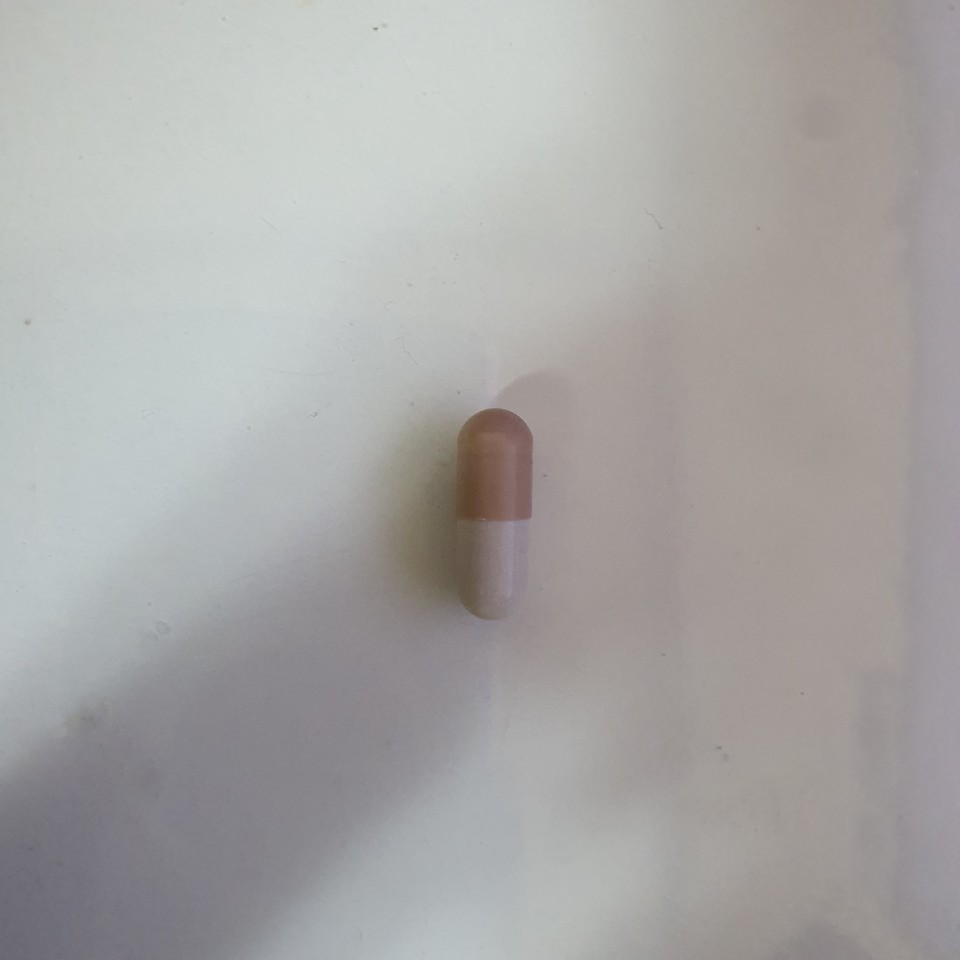
#> input picture dataset/images/train/capsule_006.jpg, 960 x 960 px
$ python -i auto_label.py   (imports and definitions only)
#> lines starting #> are read from the running program, lines starting #| are printed output that depends on the picture; after the words box and inside, x2 and y2 are one past the last pixel; in counts of white or black regions, pixels touching at a corner belong together
#> further down, picture is the input picture: shape (960, 960, 3); mean B, G, R 166.2, 167.3, 168.6
# -*- coding: utf-8 -*-
"""
auto_label.py
알약 사진에서 바운딩 박스를 자동으로 뽑아 YOLO 포맷 라벨(.txt)을 생성합니다.

전제조건 (지금까지 촬영 규칙 그대로면 자동으로 만족됨):
- 프레임당 알약 1개
- 배경과 알약의 명암 대비가 있음 (흰/검 배경)
- 손이나 다른 물체가 크게 안 걸림

사용법:
    python auto_label.py --input_dir ./dataset_raw

입력 폴더 구조 (클래스별 폴더, 폴더 이름이 곧 클래스명):
    dataset_raw/
        capsule/          *.jpg
        green_caplet/     *.jpg
        mint_circle/      *.jpg
        pink_caplet/      *.jpg
        white_caplet/     *.jpg
        yellow_caplet/    *.jpg

출력:
    각 이미지 옆에 같은 이름의 .txt 라벨 파일 생성 (YOLO 포맷)
    실패한(=박스를 못 찾은) 이미지 목록 콘솔에 출력
    --review 옵션 주면 박스 그려진 미리보기 이미지를 _review 폴더에 저장 (육안 검수용)
"""

import argparse
from pathlib import Path

import cv2
import numpy as np

# dataset/ 폴더 이름과 반드시 동일해야 함 (split_and_build.py의 CLASS_NAMES와도 순서 일치 필수)
CLASS_MAP = {
    "capsule": 0,
    "green_caplet": 1,
    "mint_circle": 2,
    "pink_caplet": 3,
    "white_caplet": 4,
    "yellow_caplet": 5,
}

IMG_EXTS = {".jpg", ".jpeg", ".png"}


def is_background_dark(img, border=15):
    """네 모서리 평균 밝기로 배경이 어두운지 판단 (알약은 항상 중앙 근처에 있다고 가정)."""
    h, w = img.shape[:2]
    b = min(border, h // 4, w // 4)
    corners = np.concatenate([
        img[:b, :b].reshape(-1, 3),
        img[:b, -b:].reshape(-1, 3),
        img[-b:, :b].reshape(-1, 3),
        img[-b:, -b:].reshape(-1, 3),
    ])
    return corners.mean() < 127


def flatten_background(gray):
    """배경 조명 그라데이션 보정(shading correction).

    웹캠 사진처럼 배경 밝기가 한쪽으로 완만하게 기울어져 있으면, 전역 Otsu
    임계값 하나로는 그라데이션의 어두운 절반이 통째로 전경(알약)으로 잡혀버림.
    큰 커널 median blur로 "알약을 뺀 배경의 완만한 밝기 변화"만 추정한 뒤 원본에서
    빼면, 배경은 어디서나 128 근처로 평평해지고 알약만 국소적으로 튀어나온다.
    """
    h, w = gray.shape
    kernel = max(51, (min(h, w) // 4) | 1)  # 홀수, 알약보다 확실히 크게
    background = cv2.medianBlur(gray, kernel)
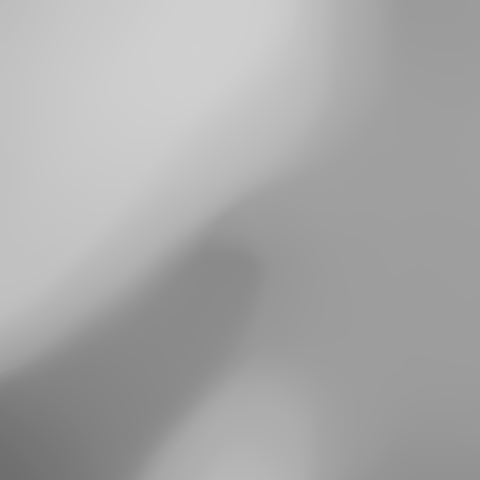
#> background: shape (960, 960) (shown at 1/2 size); min 110, max 208, mean 168.2
    flat = gray.astype(np.int16) - background.astype(np.int16) + 128
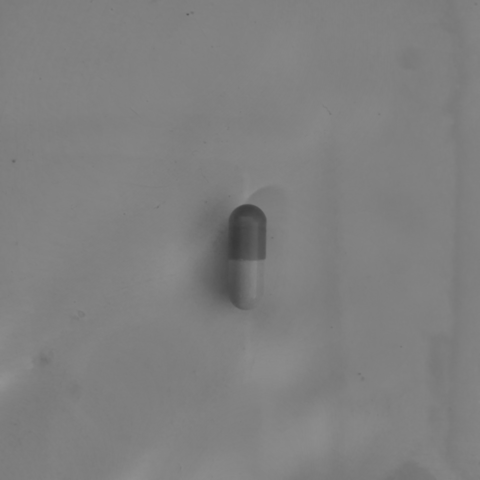
#> flat: shape (960, 960) int16 (shown at 1/2 size); min 56, max 147, mean 127.3
    return np.clip(flat, 0, 255).astype(np.uint8)


def find_pill_bbox(img):
    """이미지에서 가장 큰 전경 덩어리(=알약)의 바운딩 박스를 찾음. 실패 시 None."""
    gray = cv2.cvtColor(img, cv2.COLOR_BGR2GRAY)
    gray = cv2.GaussianBlur(gray, (5, 5), 0)
    flat = flatten_background(gray)

    dark_bg = is_background_dark(img)
#> in is_background_dark, `corners = np.concatenate([ img[:b, :b].reshape(-1, 3), img[:b, -b:].re..`: corners = 900 rows, first 8: [180, 182, 182], [183, 185, 185], [184, 186, 186], [183, 185, 185], [183, 185, 185], [185, 187, 187], [184, 186, 186], [181, 183, 183]
#> dark_bg = False
    if dark_bg:
        # 배경이 어두우니 밝은 영역 = 전경
        _, thresh = cv2.threshold(flat, 0, 255, cv2.THRESH_BINARY + cv2.THRESH_OTSU)
    else:
        # 배경이 밝으니 어두운 영역 = 전경
        _, thresh = cv2.threshold(flat, 0, 255, cv2.THRESH_BINARY_INV + cv2.THRESH_OTSU)
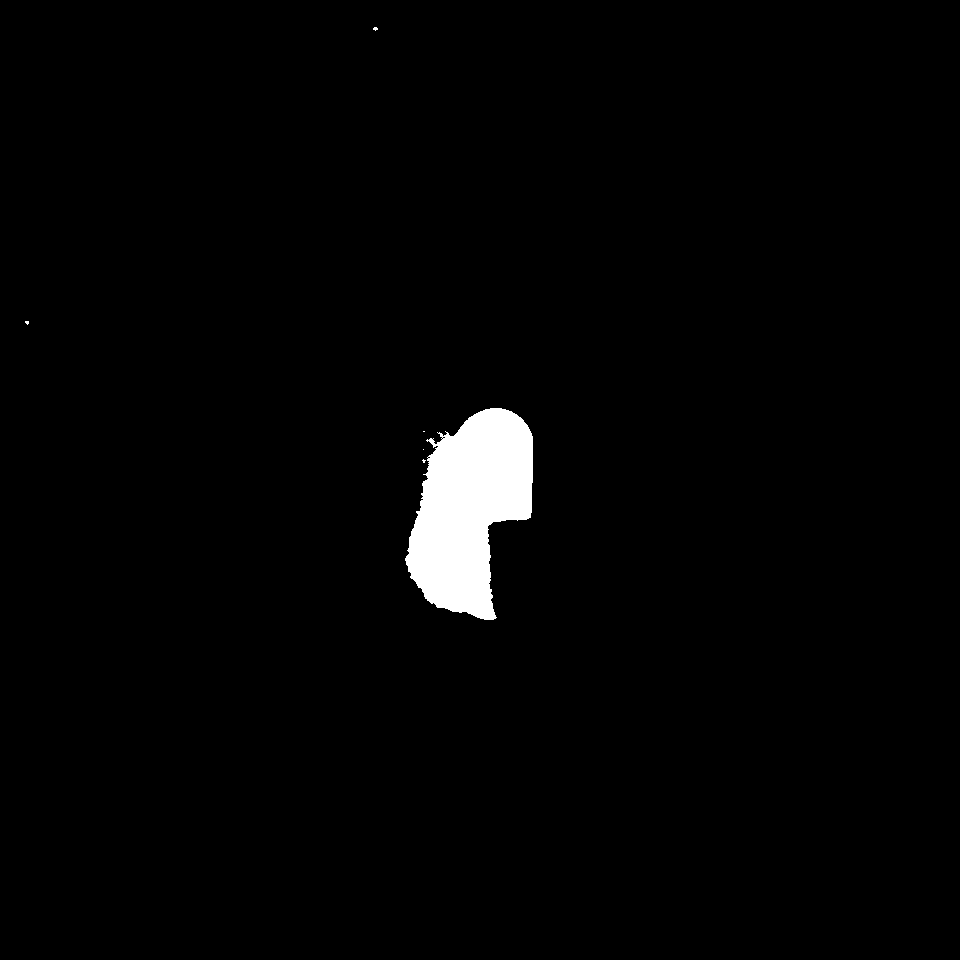
#> thresh: shape (960, 960); 1.9% white; 6 white regions (5 under 20 px), largest, box (x1, y1, x2, y2) and area: (405, 408, 533, 620) 17602

    kernel = np.ones((7, 7), np.uint8)
    thresh = cv2.morphologyEx(thresh, cv2.MORPH_CLOSE, kernel)
#> thresh: shape (960, 960); 1.9% white; 5 white regions (4 under 20 px), largest, box (x1, y1, x2, y2) and area: (405, 408, 533, 620) 17805
    thresh = cv2.morphologyEx(thresh, cv2.MORPH_OPEN, kernel)
#> thresh: shape (960, 960); 1.9% white; 1 white region

    contours, _ = cv2.findContours(thresh, cv2.RETR_EXTERNAL, cv2.CHAIN_APPROX_SIMPLE)
#> contours = 1 contour; box (x1, y1, x2, y2) and area: (406, 408, 533, 620) 17462
    if not contours:
        return None

    h_img, w_img = img.shape[:2]
    img_area = h_img * w_img

    c = max(contours, key=cv2.contourArea)
#> c = contour of 184 points, box (x1, y1, x2, y2) (406, 408, 533, 620), area 17462
    area = cv2.contourArea(c)
#> area = 17461.5

    # 너무 작으면(노이즈) 실패 처리
    if area < img_area * 0.005:
        return None

    x, y, w, h = cv2.boundingRect(c)
#> x = 406; y = 408; w = 127; h = 212
    bbox_area = w * h
#> bbox_area = 26924

    # 라벨에 실제로 쓰는 건 boundingRect이므로 이 면적도 90% 기준으로 체크해야 함
    # (컨투어 면적만 체크하면, 배경 노이즈로 가늘고 길게 퍼진 컨투어의 외접 사각형이
    #  이미지 전체를 덮어도 통과해버림)
    if bbox_area > img_area * 0.9:
        return None

    # 채움비(컨투어 면적 / 외접 사각형 면적)가 너무 낮으면 알약 덩어리가 아니라
    # 흩어진 노이즈/그림자일 가능성이 높음
    extent = area / bbox_area if bbox_area > 0 else 0
#> extent = 0.649
    if extent < 0.35:
        return None

    return x, y, w, h


# [57 lines left out: functions to_yolo_line, process, not called in this run]


# [7 lines not run here, left out]

>>> import cv2
>>> picture = cv2.imread('../dataset/images/train/capsule_006.jpg')
>>> result = find_pill_bbox(picture)
#> result = (406, 408, 127, 212)

$ run again, on dataset/images/train/capsule_055.jpg
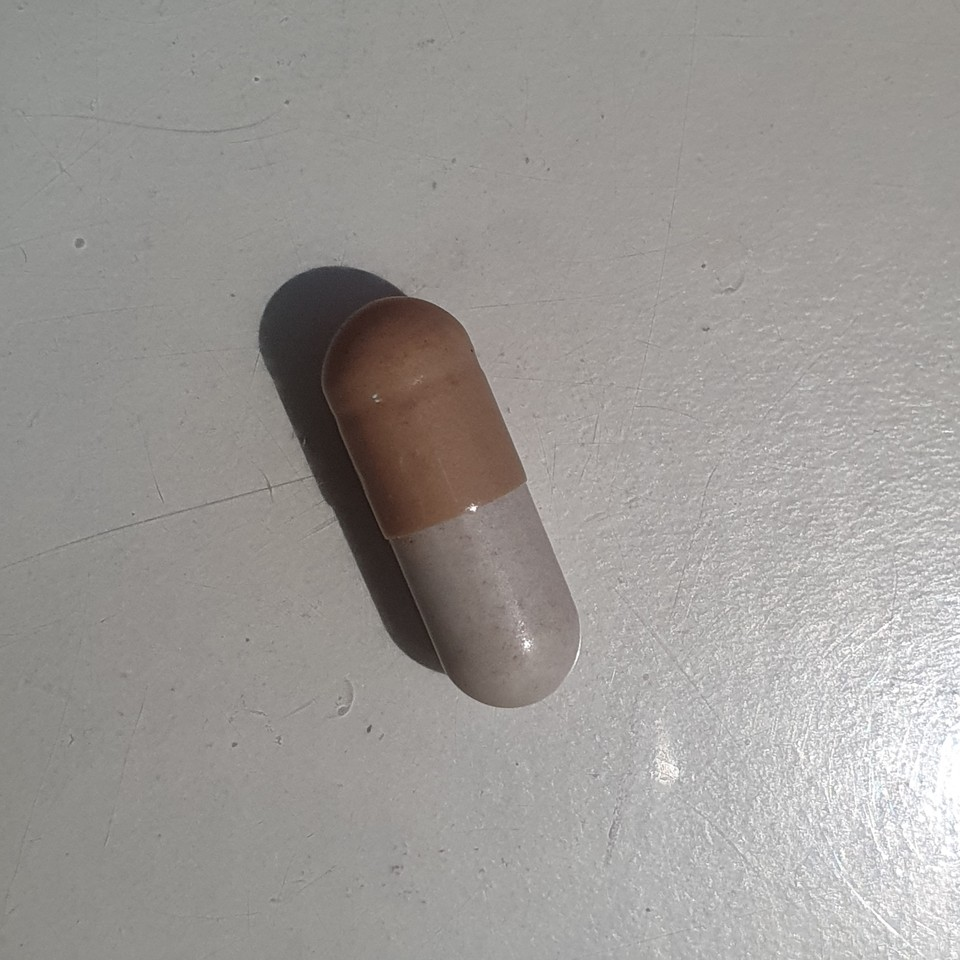
#> input picture dataset/images/train/capsule_055.jpg, 960 x 960 px
#> picture is the input picture: shape (960, 960, 3); mean B, G, R 149.8, 152.8, 156
#> in flatten_background, `return np.clip(flat, 0, 255).astype(np.uint8)`:
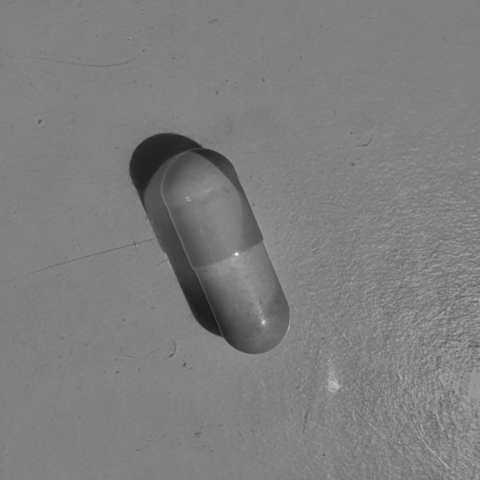
#> returned value: shape (960, 960) (shown at 1/2 size); min 25, max 255, mean 125.8
#> corners = 900 rows, first 8: [139, 142, 140], [139, 142, 140], [140, 143, 141], [140, 143, 141], [140, 143, 141], [140, 143, 141], [139, 142, 140], [139, 142, 140]
#> dark_bg = False
#> in find_pill_bbox, `thresh = cv2.morphologyEx(thresh, cv2.MORPH_CLOSE, kernel)`:
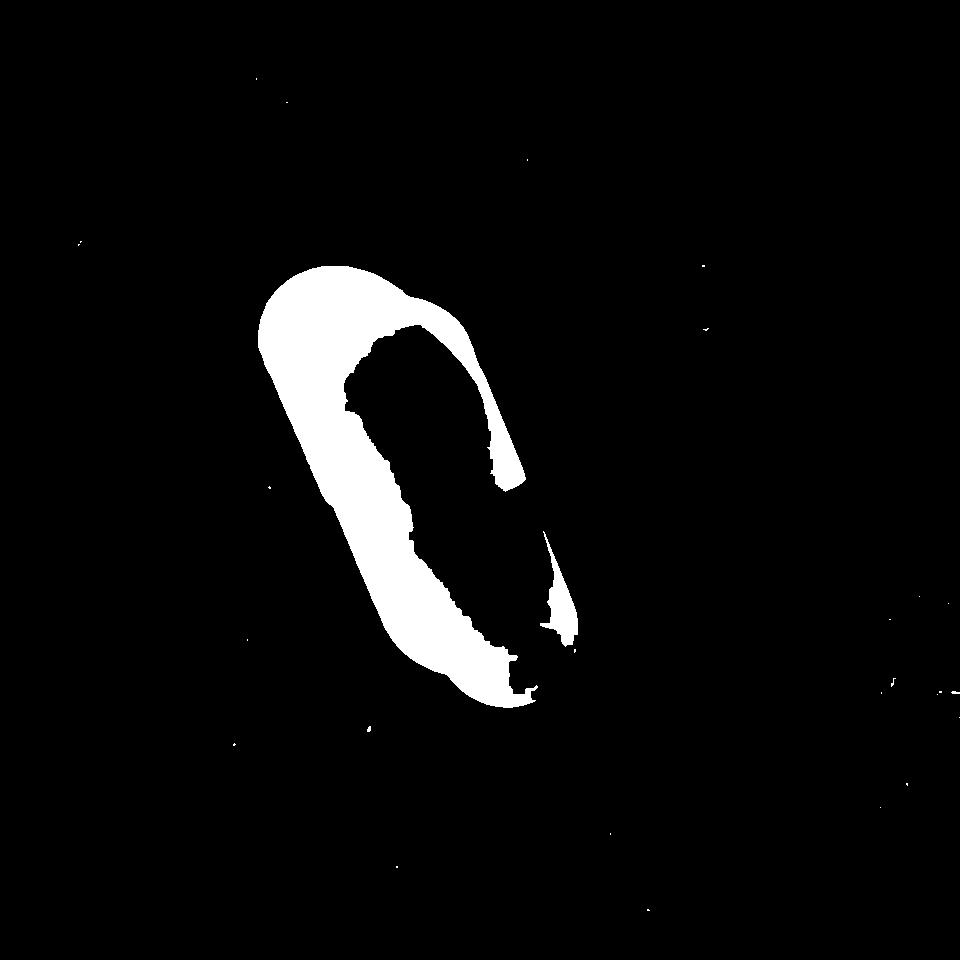
#> thresh: shape (960, 960); 4.8% white; 28 white regions (25 under 20 px), largest, box (x1, y1, x2, y2) and area: (258, 266, 538, 708) 42176, (540, 531, 578, 647) 1649, (951, 691, 960, 694) 21
#> contours = 2 contours; box (x1, y1, x2, y2) and area: (258, 266, 531, 708) 41258, (549, 571, 578, 645) 1354
#> c = contour of 858 points, box (x1, y1, x2, y2) (258, 266, 531, 708), area 41258
#> area = 41257.5
#> in find_pill_bbox, `x, y, w, h = cv2.boundingRect(c)`: x = 258; y = 266; w = 273; h = 442
#> bbox_area = 120666
#> extent = 0.342
